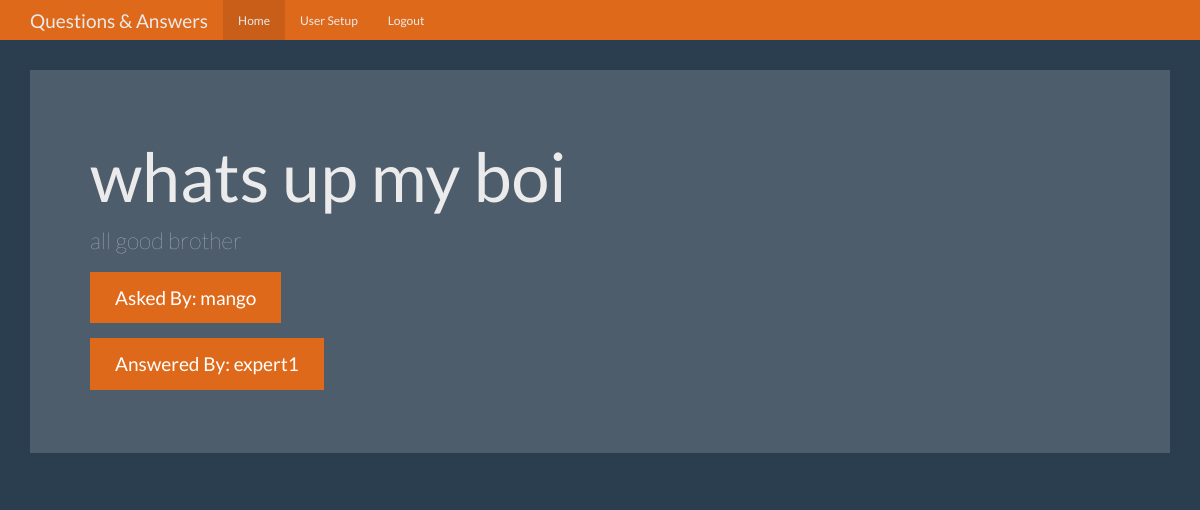
Page /question/2 (signed in) on the committed database.
### tables this page shows
CREATE TABLE questions (
    id integer primary key autoincrement,
    question_text text not null,
    answer_text text,
    asked_by_id integer not null,
    expert_id integer not null
);

CREATE TABLE users (
    id integer primary key autoincrement,
    name text not null,
    password text not null,
    expert boolean not null,
    admin boolean not null 
);

### app.py (the view)
@app.route('/question/<question_id>')
def question(question_id):
    user = get_current_user()
    db = get_db()
    question_cur = db.execute('''select questions.question_text,
                                    questions.answer_text,
                                    askers.name as asker_name,
                                    experts.name as expert_name
                                 from questions
                                 join users as askers on askers.id = questions.asked_by_id
                                 join users as experts on experts.id = questions.expert_id
                                 where questions.id = ?''', [question_id])
    question = question_cur.fetchone()
    return render_template('question.html', user=user, question=question)

### app.py (called while the page is built)
def get_current_user():
    user_result = None
    if 'user' in session:
        user = session['user']
        db = get_db()
        user_cur = db.execute('select id, name, password, expert, admin from users where name = ?', [user])
        user_result = user_cur.fetchone()
    return user_result

### database.py (called while the page is built)
def connect_db():
    sql = sqlite3.connect(r'f:\Projects\questionandanswer\questions.db')
    sql.row_factory = sqlite3.Row
    return sql

def get_db():
    if not hasattr(g, 'sqlite_db'):
        g.sqlite_db = connect_db()
    return g.sqlite_db

### templates/question.html (shortened to what this page needs)
{% extends "base.html" %}
{% from "show_links.html" import show_links %}
{% block nav %}
{{ show_links(user) }}
{% endblock %}
{% block body %}
  <div class="jumbotron">
    <h1>{{question['question_text']}}</h1>
    <p>{{question['answer_text']}}</p>
    <p><a class="btn btn-primary btn-lg">Asked By: {{ question['asker_name'] }}</a></p>
    <p><a class="btn btn-primary btn-lg">Answered By: {{ question['expert_name'] }}</a></p>
  </div>
{% endblock %}

### static/theme.css (style rules this page uses)
body { padding-top: 70px; padding-bottom: 30px; }

### rows in the picture
questions: question_text "whats up my boi", answer_text "all good brother"
users: asker_name "mango"
users: expert_name "expert1"
